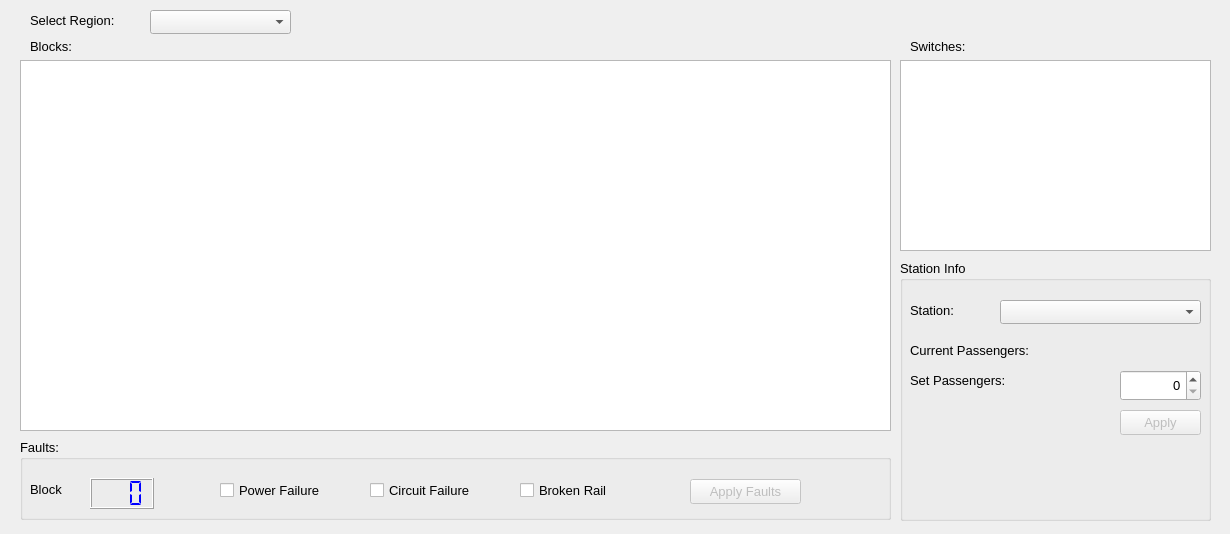
<?xml version="1.0" encoding="UTF-8"?>
<ui version="4.0">
 <class>TrackModelDisplay</class>
 <widget class="QDialog" name="TrackModelDisplay">
  <property name="geometry">
   <rect>
    <x>0</x>
    <y>0</y>
    <width>1230</width>
    <height>534</height>
   </rect>
  </property>
  <property name="windowTitle">
   <string>Track Model</string>
  </property>
  <widget class="QComboBox" name="regionComboBox">
   <property name="geometry">
    <rect>
     <x>150</x>
     <y>10</y>
     <width>141</width>
     <height>24</height>
    </rect>
   </property>
  </widget>
  <widget class="QTableView" name="blocktableView">
   <property name="geometry">
    <rect>
     <x>20</x>
     <y>60</y>
     <width>871</width>
     <height>371</height>
    </rect>
   </property>
   <property name="alternatingRowColors">
    <bool>true</bool>
   </property>
   <property name="selectionMode">
    <enum>QAbstractItemView::SingleSelection</enum>
   </property>
  </widget>
  <widget class="QTableView" name="switchTableView">
   <property name="geometry">
    <rect>
     <x>900</x>
     <y>60</y>
     <width>311</width>
     <height>191</height>
    </rect>
   </property>
  </widget>
  <widget class="QLabel" name="label">
   <property name="geometry">
    <rect>
     <x>30</x>
     <y>36</y>
     <width>55</width>
     <height>20</height>
    </rect>
   </property>
   <property name="font">
    <font>
     <pointsize>10</pointsize>
    </font>
   </property>
   <property name="text">
    <string>Blocks:</string>
   </property>
  </widget>
  <widget class="QLabel" name="label_2">
   <property name="geometry">
    <rect>
     <x>910</x>
     <y>36</y>
     <width>91</width>
     <height>20</height>
    </rect>
   </property>
   <property name="font">
    <font>
     <pointsize>10</pointsize>
    </font>
   </property>
   <property name="text">
    <string>Switches:</string>
   </property>
  </widget>
  <widget class="QLabel" name="label_3">
   <property name="geometry">
    <rect>
     <x>30</x>
     <y>10</y>
     <width>121</width>
     <height>21</height>
    </rect>
   </property>
   <property name="font">
    <font>
     <pointsize>10</pointsize>
    </font>
   </property>
   <property name="text">
    <string>Select Region:</string>
   </property>
  </widget>
  <widget class="QComboBox" name="stationSelector">
   <property name="geometry">
    <rect>
     <x>1000</x>
     <y>300</y>
     <width>201</width>
     <height>24</height>
    </rect>
   </property>
  </widget>
  <widget class="QLabel" name="label_4">
   <property name="geometry">
    <rect>
     <x>910</x>
     <y>300</y>
     <width>91</width>
     <height>21</height>
    </rect>
   </property>
   <property name="font">
    <font>
     <pointsize>10</pointsize>
    </font>
   </property>
   <property name="text">
    <string>Station:</string>
   </property>
  </widget>
  <widget class="QLabel" name="label_6">
   <property name="geometry">
    <rect>
     <x>910</x>
     <y>340</y>
     <width>161</width>
     <height>21</height>
    </rect>
   </property>
   <property name="font">
    <font>
     <pointsize>10</pointsize>
    </font>
   </property>
   <property name="text">
    <string>Current Passengers:</string>
   </property>
  </widget>
  <widget class="QGroupBox" name="stationGroupBox">
   <property name="geometry">
    <rect>
     <x>900</x>
     <y>260</y>
     <width>311</width>
     <height>261</height>
    </rect>
   </property>
   <property name="font">
    <font>
     <pointsize>10</pointsize>
    </font>
   </property>
   <property name="title">
    <string>Station Info</string>
   </property>
   <widget class="QPushButton" name="applyStationPropsButton">
    <property name="enabled">
     <bool>false</bool>
    </property>
    <property name="geometry">
     <rect>
      <x>220</x>
      <y>150</y>
      <width>81</width>
      <height>25</height>
     </rect>
    </property>
    <property name="text">
     <string>Apply</string>
    </property>
   </widget>
   <widget class="QSpinBox" name="passCountInput">
    <property name="geometry">
     <rect>
      <x>220</x>
      <y>110</y>
      <width>81</width>
      <height>31</height>
     </rect>
    </property>
    <property name="font">
     <font>
      <pointsize>10</pointsize>
     </font>
    </property>
    <property name="alignment">
     <set>Qt::AlignRight|Qt::AlignTrailing|Qt::AlignVCenter</set>
    </property>
    <property name="buttonSymbols">
     <enum>QAbstractSpinBox::UpDownArrows</enum>
    </property>
    <property name="maximum">
     <number>999</number>
    </property>
   </widget>
   <widget class="QLabel" name="label_5">
    <property name="geometry">
     <rect>
      <x>10</x>
      <y>110</y>
      <width>131</width>
      <height>21</height>
     </rect>
    </property>
    <property name="font">
     <font>
      <pointsize>10</pointsize>
     </font>
    </property>
    <property name="text">
     <string>Set Passengers:</string>
    </property>
   </widget>
   <widget class="QLabel" name="passCountLabel">
    <property name="geometry">
     <rect>
      <x>200</x>
      <y>80</y>
      <width>81</width>
      <height>21</height>
     </rect>
    </property>
    <property name="font">
     <font>
      <pointsize>10</pointsize>
     </font>
    </property>
    <property name="text">
     <string>&lt;count&gt;</string>
    </property>
    <property name="alignment">
     <set>Qt::AlignRight|Qt::AlignTrailing|Qt::AlignVCenter</set>
    </property>
   </widget>
  </widget>
  <widget class="QGroupBox" name="faultGroupBox">
   <property name="geometry">
    <rect>
     <x>20</x>
     <y>439</y>
     <width>871</width>
     <height>81</height>
    </rect>
   </property>
   <property name="font">
    <font>
     <pointsize>10</pointsize>
    </font>
   </property>
   <property name="title">
    <string>Faults:</string>
   </property>
   <widget class="QCheckBox" name="pwrFailCheck">
    <property name="geometry">
     <rect>
      <x>200</x>
      <y>40</y>
      <width>141</width>
      <height>22</height>
     </rect>
    </property>
    <property name="text">
     <string>Power Failure</string>
    </property>
   </widget>
   <widget class="QCheckBox" name="circFailCheck">
    <property name="geometry">
     <rect>
      <x>350</x>
      <y>40</y>
      <width>141</width>
      <height>22</height>
     </rect>
    </property>
    <property name="text">
     <string>Circuit Failure</string>
    </property>
   </widget>
   <widget class="QCheckBox" name="brknRailCheck">
    <property name="geometry">
     <rect>
      <x>500</x>
      <y>40</y>
      <width>141</width>
      <height>22</height>
     </rect>
    </property>
    <property name="text">
     <string>Broken Rail</string>
    </property>
   </widget>
   <widget class="QPushButton" name="applyFaultsButton">
    <property name="enabled">
     <bool>false</bool>
    </property>
    <property name="geometry">
     <rect>
      <x>670</x>
      <y>40</y>
      <width>111</width>
      <height>25</height>
     </rect>
    </property>
    <property name="text">
     <string>Apply Faults</string>
    </property>
   </widget>
   <widget class="QLCDNumber" name="faultBlockNum">
    <property name="geometry">
     <rect>
      <x>70</x>
      <y>39</y>
      <width>64</width>
      <height>31</height>
     </rect>
    </property>
    <property name="palette">
     <palette>
      <active>
       <colorrole role="WindowText">
        <brush brushstyle="SolidPattern">
         <color alpha="255">
          <red>0</red>
          <green>0</green>
          <blue>255</blue>
         </color>
        </brush>
       </colorrole>
      </active>
      <inactive>
       <colorrole role="WindowText">
        <brush brushstyle="SolidPattern">
         <color alpha="255">
          <red>0</red>
          <green>0</green>
          <blue>255</blue>
         </color>
        </brush>
       </colorrole>
      </inactive>
      <disabled>
       <colorrole role="WindowText">
        <brush brushstyle="SolidPattern">
         <color alpha="255">
          <red>120</red>
          <green>120</green>
          <blue>120</blue>
         </color>
        </brush>
       </colorrole>
      </disabled>
     </palette>
    </property>
    <property name="digitCount">
     <number>3</number>
    </property>
    <property name="segmentStyle">
     <enum>QLCDNumber::Flat</enum>
    </property>
   </widget>
   <widget class="QLabel" name="label_7">
    <property name="geometry">
     <rect>
      <x>10</x>
      <y>40</y>
      <width>55</width>
      <height>21</height>
     </rect>
    </property>
    <property name="text">
     <string>Block</string>
    </property>
   </widget>
  </widget>
  <zorder>stationGroupBox</zorder>
  <zorder>regionComboBox</zorder>
  <zorder>blocktableView</zorder>
  <zorder>switchTableView</zorder>
  <zorder>label</zorder>
  <zorder>label_2</zorder>
  <zorder>label_3</zorder>
  <zorder>stationSelector</zorder>
  <zorder>label_4</zorder>
  <zorder>label_6</zorder>
  <zorder>faultGroupBox</zorder>
 </widget>
 <resources/>
 <connections/>
</ui>
